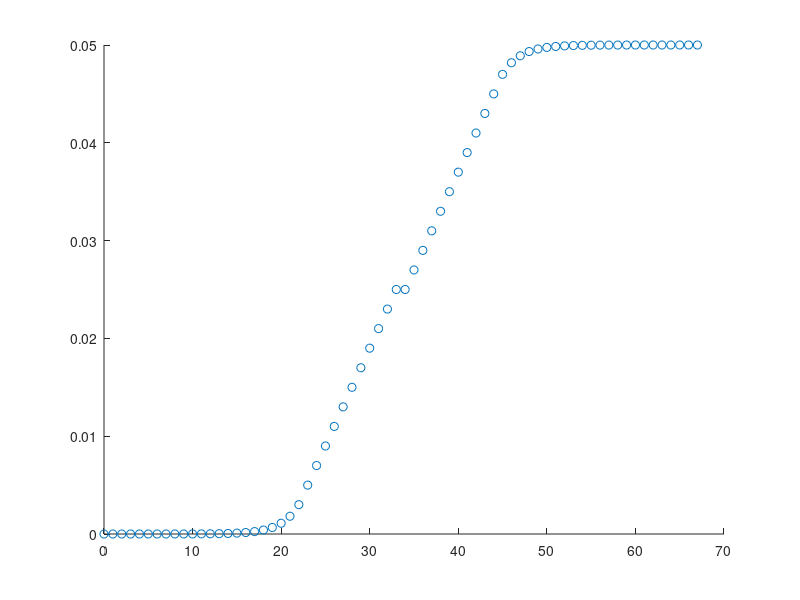

Write MATLAB code to recreate this figure.
% point distribution using sinh function 
% gives linear increment at begining and exponential at higher value
% sinh(11) = 30000; sinh(11.5) = 50000

len = 50 *10^-3;
varIncrLen = 3 *10^-3;
k = varIncrLen/30000;

x = 0:21;
y = sinh(x/2)*k;
y = [y,30000*k]; % 22 points, next increment will be constant of 20000
constDelta = 20000; 

constIncrLen = constDelta*k;

constN = ((len/2 - varIncrLen)/constIncrLen)
constNint = floor(constN)

temp = [1:constNint]*constIncrLen+y(end)
y = [y,temp];
if (constN-constNint)>.7;
  y = [y, len/2, len-fliplr(y)]
else;
  y = [y, len-fliplr(y)]
endif  
n = length(y)
scatter([0:n-1],y)
